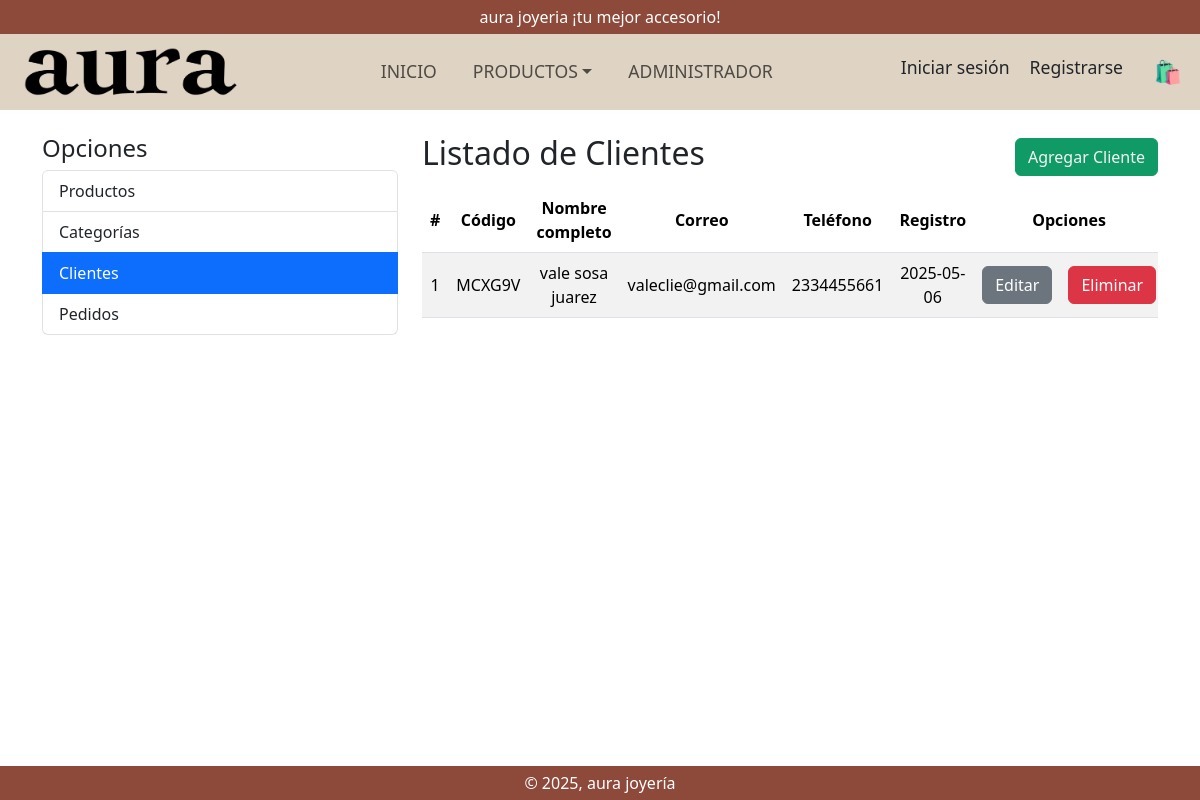
/clientes/, run on the app's committed database.
### Aplicaciones/Gestion/models.py (models this page shows, shortened)
class Clientes(models.Model):
    user = models.OneToOneField(User, on_delete=models.CASCADE, null=True, blank=True)
    codigo = models.CharField(primary_key=True, max_length=6)
    apellidopaterno = models.CharField(max_length=50)
    apellidomaterno = models.CharField(max_length=50)
    nombre = models.CharField(max_length=50)
    correo = models.EmailField(max_length=100, unique=True)
    telefono = models.CharField(max_length=20, blank=True, null=True)
    fecha_registro = models.DateTimeField(auto_now_add=True)

### Aplicaciones/Gestion/views.py (the view)
# urls.py: path('clientes/',views.gestionClientes, name='gestion_clientes'),
def gestionClientes(request):
    clientes = Clientes.objects.all()
    return render(request, "gestionClientes.html",{"clientes" : clientes})

### Aplicaciones/Gestion/context_processors.py (called while the page is built)
def categorias_disponibles(request):
    categorias = Categoria.objects.all()
    return {'categorias': categorias}

### Aplicaciones/Gestion/templates/gestionClientes.html (shortened to what this page needs)
{% extends "./base.html" %}
{% block body %}
<div class="row">
    <div class="col-md-4">
        <h4>Opciones</h4>
        <div class="list-group">
            <a href="/productos" class="list-group-item list-group-item-action">Productos</a>
            <a href="/categorias" class="list-group-item list-group-item-action">Categorías</a>
            <a href="/clientes" class="list-group-item list-group-item-action active">Clientes</a>
            <a href="/pedidos" class="list-group-item list-group-item-action">Pedidos</a>
        </div>
    </div>
    <div class="col-md-8">
        <div class="d-flex justify-content-between align-items-center">
            <h2>Listado de Clientes</h2>
            <a href="{% url 'agregar_cliente' %}" class="btn btn-custom">Agregar Cliente</a>
        </div>
        <div class="table-responsive py-2">
            <table class="table table-striped">
                <thead>
                    <tr>
                        <th>#</th>
                        <th>Código</th>
                        <th>Nombre completo</th>
                        <th>Correo</th>
                        <th>Teléfono</th>
                        <th>Registro</th>
                        <th colspan="2">Opciones</th>
                    </tr>
                </thead>
                <tbody>
                    {% for c in clientes %}
                    <tr>
                        <td>{{ forloop.counter }}</td>
                        <td>{{ c.codigo }}</td>
                        <td>{{ c.nombre }} {{ c.apellidopaterno }} {{ c.apellidomaterno }}</td>
                        <td>{{ c.correo }}</td>
                        <td>{{ c.telefono }}</td>
                        <td>{{ c.fecha_registro|date:"Y-m-d" }}</td>
                        <td><a href="/edicionCliente/{{ c.codigo }}" class="btn btn-secondary">Editar</a></td>
                        <td><a href="/eliminarCliente/{{ c.codigo }}" class="btn btn-danger btnEliminacion">Eliminar</a></td>
                    </tr>
                    {% endfor %}
                </tbody>
            </table>
        </div>
    </div>
</div>
{% endblock %}

### static/css/gestionProductos.css (style rules this page uses)
th,td { text-align: center; vertical-align: middle; }

### Aplicaciones/Gestion/templates/base.html (style rules this page uses)
html, body { height: 100%; margin: 0; padding: 0; }
body { display: flex; flex-direction: column; }
.btn-custom { background-color: #109b66; color: whitesmoke; border-color: #109b66; }

### data on the page
Clientes: codigo "MCXG9V", nombre "vale", apellidopaterno "sosa", apellidomaterno "juarez", correo "valeclie@gmail.com", telefono "2334455661", fecha_registro "2025-05-06"
